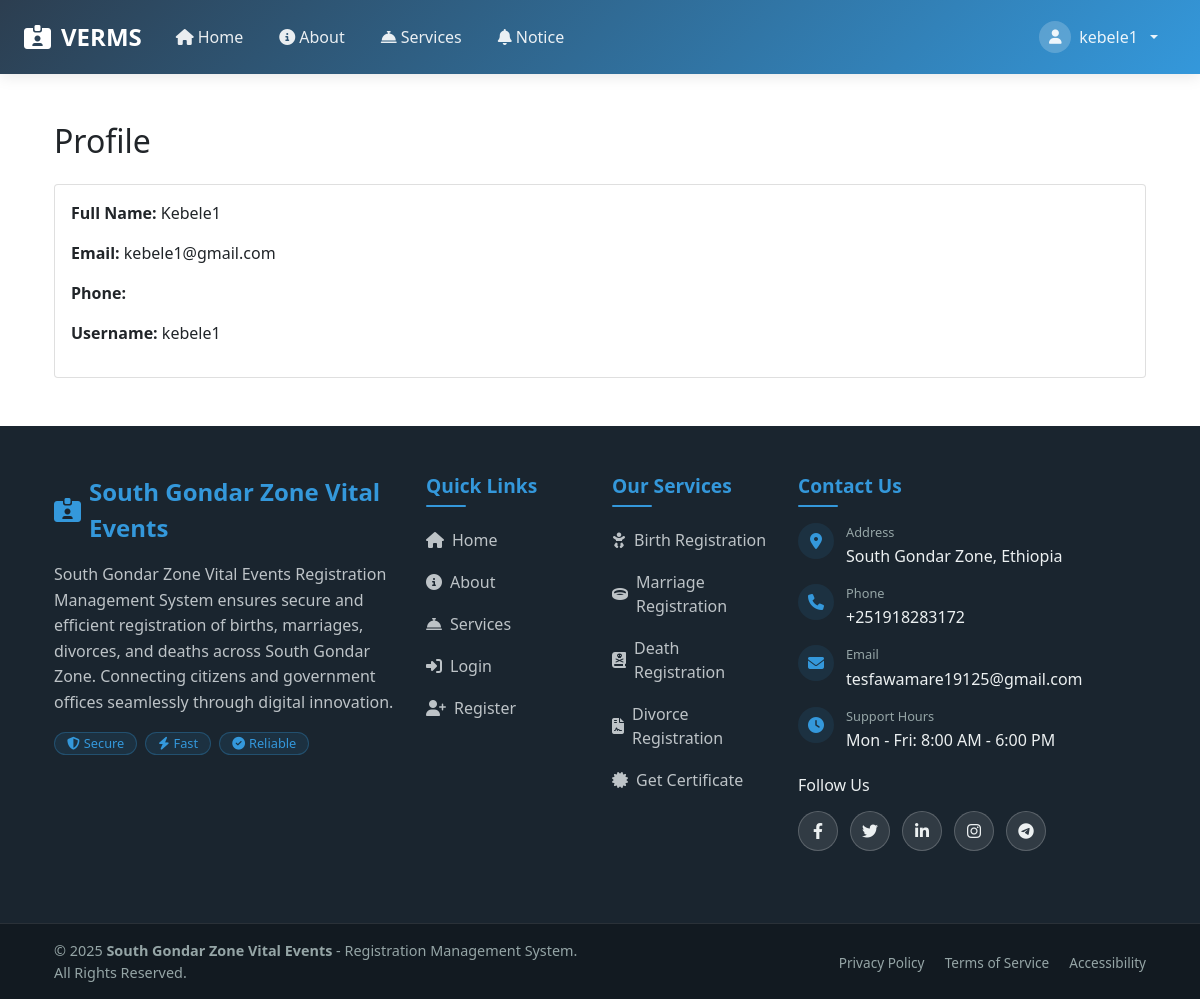
The page /kebele_officer/profile.php (signed in) on the database its author committed.
### tables this page shows
CREATE TABLE `users` (
  `id` int(11) NOT NULL,
  `fullname` varchar(100) NOT NULL,
  `username` varchar(50) NOT NULL,
  `email` varchar(100) NOT NULL,
  `phone` varchar(30) NOT NULL,
  `kebele` varchar(100) NOT NULL,
  `woreda` varchar(100) NOT NULL,
  `zone` varchar(100) NOT NULL,
  `password` varchar(255) NOT NULL,
  `role` enum('kebele','woreda','zone','admin','citizen','statistician') NOT NULL,
  `status` enum('active','inactive') DEFAULT 'active',
  `active` tinyint(1) DEFAULT 1,
  `created_at` timestamp NOT NULL DEFAULT current_timestamp(),
  `security_answer` varchar(255) DEFAULT NULL,
  `security_question` varchar(255) DEFAULT NULL
);

### kebele_officer/profile.php (the view, shortened to what this page needs)
<?php
require_once '../includes/db_connection.php';
$user_id = $_SESSION['user_id'];
$user = $conn->query("SELECT * FROM users WHERE id = $user_id")->fetch_assoc();
?>
<!DOCTYPE html>
<html lang='en'>
<head>
    <link href='https://cdn.jsdelivr.net/npm/bootstrap@5.3.0/dist/css/bootstrap.min.css' rel='stylesheet'>
</head>
<body>
<?php include_once __DIR__ . '/../includes/header.php'; ?>
<div class='container my-5'>
    <h2 class='mb-4'>Profile</h2>
    <div class='card'>
        <div class='card-body'>
            <p><strong>Full Name:</strong> <?= htmlspecialchars($user['fullname']) ?></p>
            <p><strong>Email:</strong> <?= htmlspecialchars($user['email']) ?></p>
            <p><strong>Phone:</strong> <?= htmlspecialchars($user['phone']) ?></p>
            <p><strong>Username:</strong> <?= htmlspecialchars($user['username']) ?></p>
        </div>
    </div>
</div>
<?php include '../includes/footer.php'; ?>
</body>
</html>

### includes/header.php (style rules this page uses)
:root { --primary-color: #2c3e50; --secondary-color: #3498db; --accent-color: #e74c3c; --success-color: #27ae60; --warning-color: #f39c12; --light-color: #ecf0f1; --dark-color: #2c3e50; --gradient-primary: linear-gradient(135deg, #2c3e50 0%, #3498db 100%); --gradient-secondary: linear-gradient(135deg, #3498db 0%, #2c3e50 100%); --shadow: 0 4px 6px rgba(0, 0, 0, 0.1); --transition: all 0.3s ease; }

### includes/footer.php (style rules this page uses)
:root { --primary-color: #2c3e50; --secondary-color: #3498db; --accent-color: #e74c3c; --success-color: #27ae60; --warning-color: #f39c12; --light-color: #ecf0f1; --dark-color: #1a252f; --gradient-primary: linear-gradient(135deg, #2c3e50 0%, #3498db 100%); --gradient-secondary: linear-gradient(135deg, #3498db 0%, #2c3e50 100%); --shadow: 0 4px 6px rgba(0, 0, 0, 0.1); --transition: all 0.3s ease; }

### rows shown on the page
users: fullname "Kebele1", email "kebele1@gmail.com", username "kebele1"

### other values the page prints
$_SESSION['username'] "kebele1"
